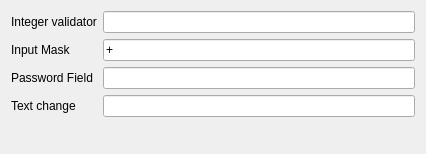
<?xml version="1.0" encoding="UTF-8"?>
<ui version="4.0">
 <class>Form</class>
 <widget class="QWidget" name="Form">
  <property name="geometry">
   <rect>
    <x>0</x>
    <y>0</y>
    <width>426</width>
    <height>154</height>
   </rect>
  </property>
  <property name="windowTitle">
   <string>Form</string>
  </property>
  <layout class="QFormLayout" name="formLayout">
   <item row="0" column="0">
    <widget class="QLabel" name="label">
     <property name="text">
      <string>Integer validator</string>
     </property>
    </widget>
   </item>
   <item row="0" column="1">
    <widget class="QLineEdit" name="t1"/>
   </item>
   <item row="1" column="0">
    <widget class="QLabel" name="label_2">
     <property name="text">
      <string>Input Mask</string>
     </property>
    </widget>
   </item>
   <item row="1" column="1">
    <widget class="QLineEdit" name="t2">
     <property name="inputMask">
      <string>+99 999 999 9999</string>
     </property>
    </widget>
   </item>
   <item row="2" column="0">
    <widget class="QLabel" name="label_3">
     <property name="text">
      <string>Password Field</string>
     </property>
    </widget>
   </item>
   <item row="2" column="1">
    <widget class="QLineEdit" name="t3">
     <property name="echoMode">
      <enum>QLineEdit::Password</enum>
     </property>
    </widget>
   </item>
   <item row="3" column="0">
    <widget class="QLabel" name="label_4">
     <property name="text">
      <string>Text change</string>
     </property>
    </widget>
   </item>
   <item row="3" column="1">
    <widget class="QLineEdit" name="t4"/>
   </item>
  </layout>
 </widget>
 <resources/>
 <connections/>
</ui>
